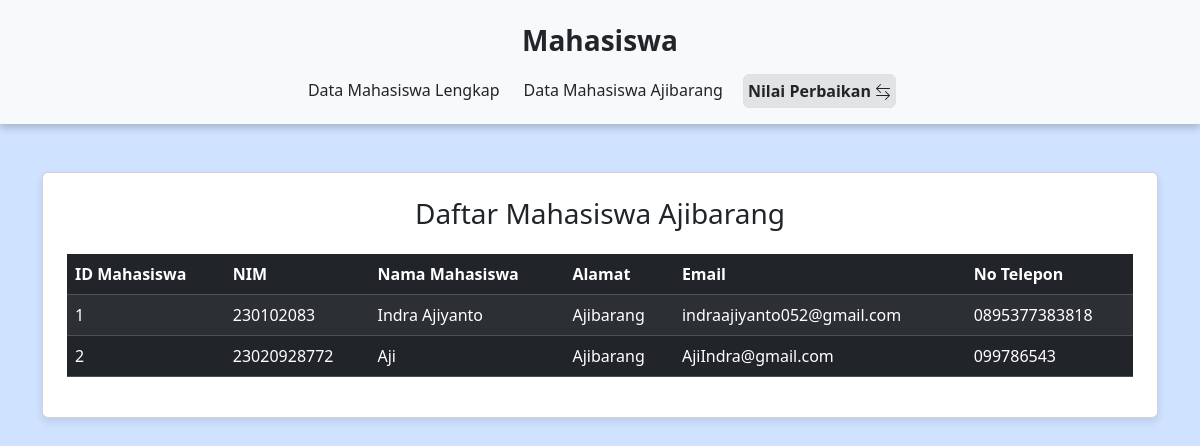
Page /view/filter_mahasiswa.php on the committed database.
### tables this page shows
CREATE TABLE `mahasiswa` (
  `mahasiswa_id` int NOT NULL,
  `nim` varchar(20) NOT NULL,
  `nama_mhs` varchar(255) NOT NULL,
  `alamat` varchar(255) NOT NULL,
  `email` varchar(255) NOT NULL,
  `no_telp` varchar(20) NOT NULL
);

### utama.php (called while the page is built, shortened)
<?php
class Mahasiswa {
    private $server = "localhost";
    private $username = "root";
    private $password = "";
    private $name_database = "pweb2";
    public function __construct() {
        $this->koneksi = mysqli_connect($this->server, $this->username, $this->password, $this->name_database);
    }
}
class MahasiswaAjibarang extends Mahasiswa {
    public function tampilMahasiswa() {
        $query = "SELECT * FROM mahasiswa WHERE alamat = 'Ajibarang'";
        return mysqli_query($this->koneksi, $query);
    }
}
?>

### view/filter_mahasiswa.php (the view, shortened to what this page needs)
<?php
require_once '../utama.php';
$mahasiswa = new MahasiswaAjibarang();
$result = $mahasiswa->tampilMahasiswa();
?>
<!DOCTYPE html>
<html lang="en">
<head>
    <link href="https://cdn.jsdelivr.net/npm/bootstrap@5.3.3/dist/css/bootstrap.min.css" rel="stylesheet"
>
</head>
<body class="bg-primary-subtle">
<nav class="navbar navbar-expand-lg navbar-light bg-light navbar-custom pt-4 d-flex flex-column">
    <h3 class="fw-bold">Mahasiswa</h3>
    <div class="justify-content-center d-flex flex-row">
        <a class="nav-link m-2 p-1" href="mahasiswa.php">Data Mahasiswa Lengkap</a>
        <a class="nav-link m-2 p-1" href="filter_mahasiswa.php">Data Mahasiswa Ajibarang</a>
        <a class="nav-link m-2 fw-bold bg-secondary-subtle p-1 border rounded" href="nilaiPerbaikan.php">
            Nilai Perbaikan
        </a>
    </div>
</nav>
<div class="container mt-5">
    <div class="card card-custom p-4">
        <h3 class="text-center mb-4">Daftar Mahasiswa Ajibarang</h3>
        <div class="table-responsive">
            <table class="table table-dark table-striped">
                <thead>
                    <tr>
                        <th>ID Mahasiswa</th>
                        <th>NIM</th>
                        <th>Nama Mahasiswa</th>
                        <th>Alamat</th>
                        <th>Email</th>
                        <th>No Telepon</th>
                    </tr>
                </thead>
                <tbody>
                    <?php foreach ($result as $row): ?>
                        <tr>
                            <td><?php echo $row['mahasiswa_id']; ?></td>
                            <td><?php echo $row['nim']; ?></td>
                            <td><?php echo $row['nama_mhs']; ?></td>
                            <td><?php echo $row['alamat']; ?></td>
                            <td><?php echo $row['email']; ?></td>
                            <td><?php echo $row['no_telp']; ?></td>
                        </tr>
                    <?php endforeach; ?>
                </tbody>
            </table>
        </div>
    </div>
</div>
</body>
</html>

### view/filter_mahasiswa.php (style rules this page uses)
.card-custom { box-shadow: 0 4px 8px rgba(0, 0, 0, 0.1); transition: transform 0.2s; }
.nav-link { transition: transform 0.2s; }
.navbar-custom { box-shadow: 0 4px 8px rgba(0, 0, 0, 0.2); }

### rows in the picture
mahasiswa: mahasiswa_id "1", nim "230102083", nama_mhs "Indra Ajiyanto", alamat "Ajibarang", email "indraajiyanto052@gmail.com", no_telp "0895377383818"
mahasiswa: mahasiswa_id "2", nim "23020928772", nama_mhs "Aji", alamat "Ajibarang", email "AjiIndra@gmail.com", no_telp "099786543"
